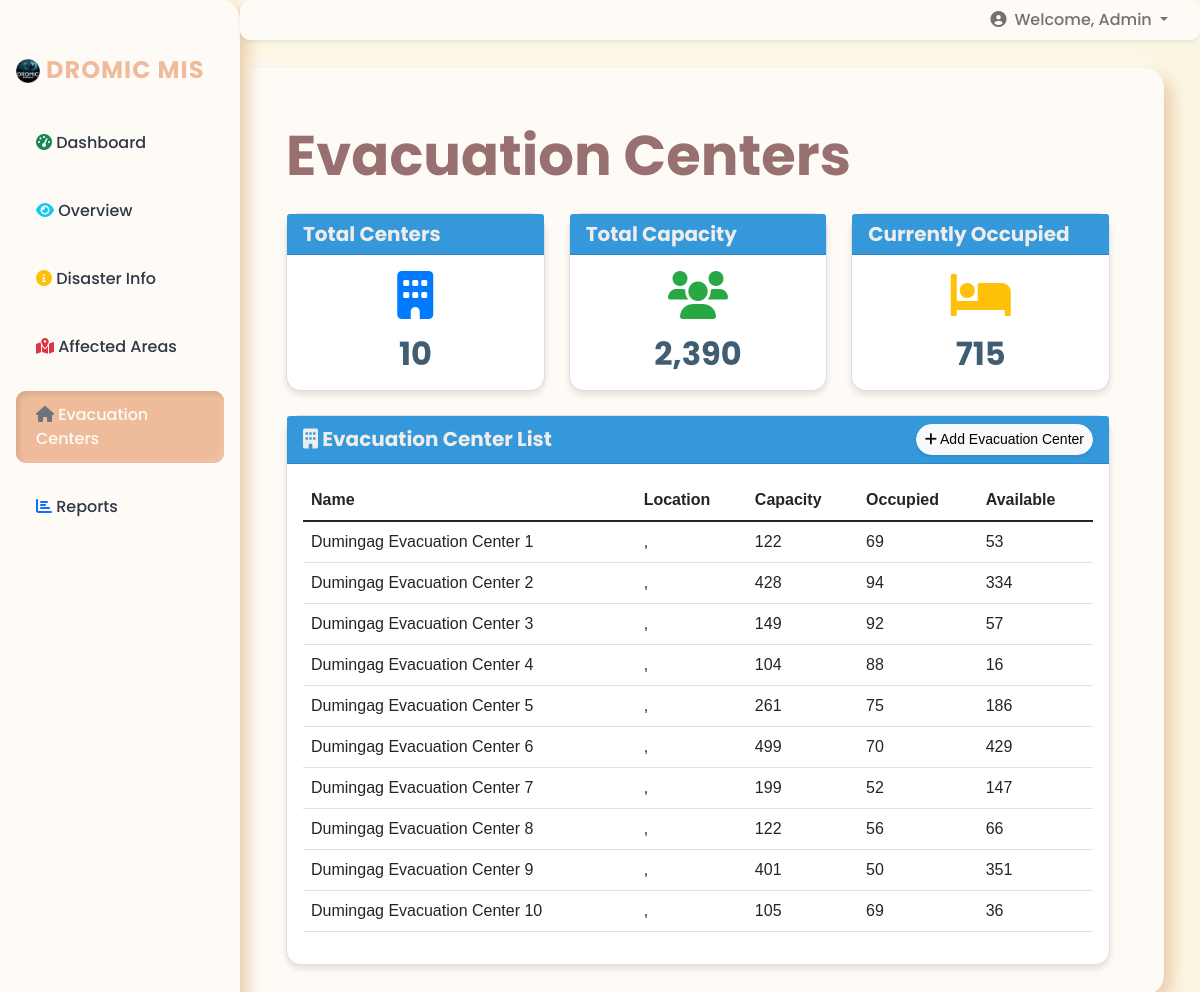
/evacuation-centers-list/, run on an earlier commit of the app's database.
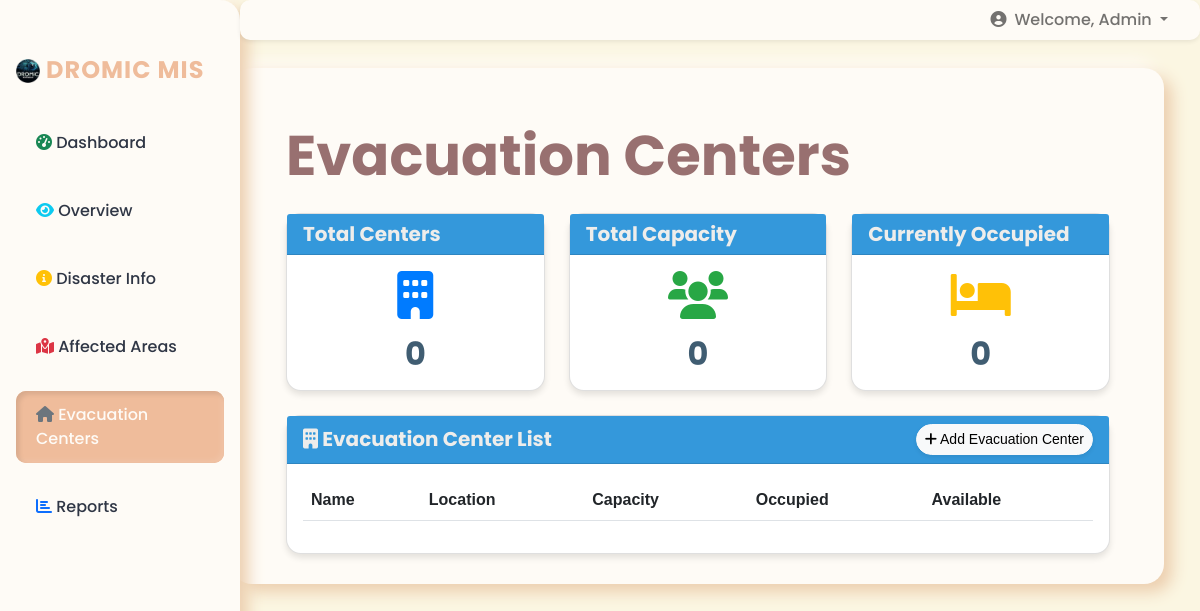
And on a later commit of the database.
### core/models.py (models this page shows, shortened)
class EvacuationCenter(models.Model):
    name = models.CharField(max_length=100)
    province = models.ForeignKey(Province, on_delete=models.CASCADE, null=True, blank=True)
    municipality = models.ForeignKey(Municipality, on_delete=models.CASCADE, null=True, blank=True)
    barangay = models.ForeignKey(Barangay, on_delete=models.CASCADE, null=True, blank=True)
    capacity = models.IntegerField()
    current_occupancy = models.IntegerField(default=0)

### core/views.py (the view)
# urls.py: path('evacuation-centers-list/', views.evacuation_center_list, name='evacuation_center_list'),
def evacuation_center_list(request):
    evacuation_centers = EvacuationCenter.objects.all().select_related('province', 'municipality', 'barangay')
    provinces = Province.objects.all()
    context = {
        'evacuation_centers': evacuation_centers,
        'provinces': provinces,
        'total_centers': evacuation_centers.count(),
        'total_capacity': evacuation_centers.aggregate(Sum('capacity'))['capacity__sum'] or 0,
        'total_occupied': evacuation_centers.aggregate(Sum('current_occupancy'))['current_occupancy__sum'] or 0,
    }
    return render(request, 'core/evacuation_centers.html', context)

### core/templatetags/custom_filters.py (called while the page is built)
@register.filter
def sub(value, arg):
    return value - arg

### core/templates/core/evacuation_centers.html (shortened to what this page needs)
{% extends 'base.html' %}
{% load static %}
{% load humanize %}
{% load custom_filters %}
{% block content %}
<div class="container-fluid mt-4">
    <h1 class="display-4 mb-4">Evacuation Centers</h1>
    <div class="row mb-4">
        <div class="col-md-4">
            <div class="card dashboard-card">
                <div class="card-header dashboard-card-header">
                    <h5 class="card-title mb-0">Total Centers</h5>
                </div>
                <div class="card-body text-center">
                    <i class="fas fa-building dashboard-icon mb-3" style="color: #007bff;"></i>
                    <h2 class="card-text">{{ total_centers }}</h2>
                </div>
            </div>
        </div>
        <div class="col-md-4">
            <div class="card dashboard-card">
                <div class="card-header dashboard-card-header">
                    <h5 class="card-title mb-0">Total Capacity</h5>
                </div>
                <div class="card-body text-center">
                    <i class="fas fa-users dashboard-icon mb-3" style="color: #28a745;"></i>
                    <h2 class="card-text">{{ total_capacity|intcomma }}</h2>
                </div>
            </div>
        </div>
        <div class="col-md-4">
            <div class="card dashboard-card">
                <div class="card-header dashboard-card-header">
                    <h5 class="card-title mb-0">Currently Occupied</h5>
                </div>
                <div class="card-body text-center">
                    <i class="fas fa-bed dashboard-icon mb-3" style="color: #ffc107;"></i>
                    <h2 class="card-text">{{ total_occupied|intcomma }}</h2>
                </div>
            </div>
        </div>
    </div>
    <div class="card dashboard-card mt-4">
        <div class="card-header dashboard-card-header d-flex justify-content-between align-items-center">
            <h5 class="card-title mb-0 font-weight-bold"><i class="fas fa-building mr-2"></i> Evacuation Center List</h5>
            <button class="btn btn-light btn-sm rounded-pill shadow-sm" data-toggle="modal" data-target="#addEvacuationCenterModal">
                <i class="fas fa-plus mr-1"></i> Add Evacuation Center
            </button>
        </div>
        <div class="card-body">
            <div class="table-responsive">
                <table class="table table-hover">
                    <thead>
                        <tr>
                            <th>Name</th>
                            <th>Location</th>
                            <th>Capacity</th>
                            <th>Occupied</th>
                            <th>Available</th>
                        </tr>
                    </thead>
                    <tbody>
                        {% for center in evacuation_centers %}
                        <tr>
                            <td class="text-capitalize">{{ center.name }}</td>
                            <td class="text-capitalize">{{ center.barangay.name }}, {{ center.municipality.name }} {{ center.province.name }}</td>                            <td>{{ center.capacity|intcomma }}</td>
                            <td class="text-capitalize">{{ center.current_occupancy|intcomma }}</td>
                            <td class="text-capitalize">{{ center.capacity|sub:center.current_occupancy|intcomma }}</td>
                        </tr>
                        {% endfor %}
                    </tbody>
                </table>
            </div>
        </div>
    </div>
</div>
{% endblock %}

What changed in the data, as far as the page shows it:
removed EvacuationCenter: name "Dumingag Evacuation Center 1", capacity "122", current_occupancy "69", capacity|sub "53"
removed EvacuationCenter: name "Dumingag Evacuation Center 2", capacity "428", current_occupancy "94", capacity|sub "334"
removed EvacuationCenter: name "Dumingag Evacuation Center 3", capacity "149", current_occupancy "92", capacity|sub "57"
removed EvacuationCenter: name "Dumingag Evacuation Center 4", capacity "104", current_occupancy "88", capacity|sub "16"
removed EvacuationCenter: name "Dumingag Evacuation Center 5", capacity "261", current_occupancy "75", capacity|sub "186"
removed EvacuationCenter: name "Dumingag Evacuation Center 6", capacity "499", current_occupancy "70", capacity|sub "429"
removed EvacuationCenter: name "Dumingag Evacuation Center 7", capacity "199", current_occupancy "52", capacity|sub "147"
removed EvacuationCenter: name "Dumingag Evacuation Center 8", capacity "122", current_occupancy "56", capacity|sub "66"
removed EvacuationCenter: name "Dumingag Evacuation Center 9", capacity "401", current_occupancy "50", capacity|sub "351"
removed EvacuationCenter: name "Dumingag Evacuation Center 10", capacity "105", current_occupancy "69", capacity|sub "36"
Also different on the page:
{{ total_centers }}: "10" → "0"
{{ total_capacity|intcomma }}: "2,390" → "0"
{{ total_occupied|intcomma }}: "715" → "0"
